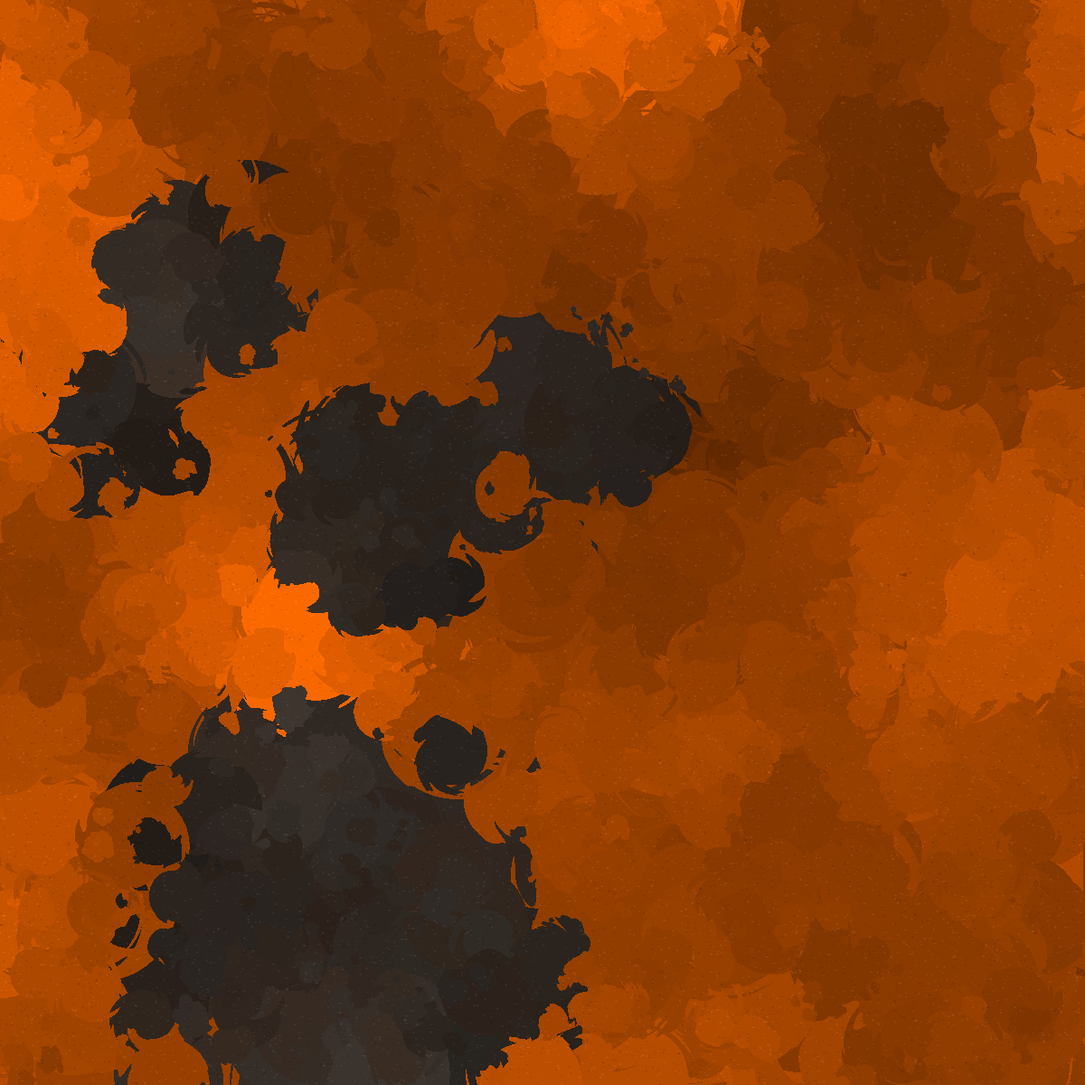
Frame 1 (no input)
Frame 60 (the mouse pressed at the canvas centre just before this capture): identical to frame 1, image omitted
Frame 120 (the mouse held since frame 60 and released just before this capture): identical to frame 1, image omitted

The Processing sketch that drew this single still picture (run headless with seeded random() and noise(); from frame 60 on, the mouse is pressed at the canvas centre):

// Processing sketch: CCGame_Iterate001
// ── CCGame_Iterate001.pde
/* //<>//
 Q1. Aspect ratio.
 Q2. What are the main colors of the image? Orange, black.
 Q3. Is it more geometric or organic?
 Q4. How many areas of color are there?
 Q5. Are the edges broken or smooth?
 Q6. Are the surfaces noisy or smooth?
*/
PVector[] p;
void setup() {
  size(1200, 1200);
  smooth(0);
  colorMode(HSB, 100);
  noStroke();
  doit();
}
void draw() {
}
void keyPressed() {
  if(key == ' ') {
    doit();
  }
  if(key == 's') {
    save((System.currentTimeMillis() / 1000) + ".png");
  }
}
void doit() {
  background(7, 100, 70);
  p = new PVector[(int)random(5, 8)];
  for (int i=0; i<p.length; i++) {
    p[i] = new PVector(random(width*0.1, width*0.9), random(height*0.1, height*0.9));
  }
  int count = 1500;
  for (int i=0; i<count; i++) {
    color c;
    PVector pc = new PVector(random(width), random(height));
    boolean near = false;
    for (int j=0; j<p.length; j++) {
      if (pc.dist(p[j]) < width/(5+j*2)) {        
        near = true;        
        break;
      }
    }
    if (!near) {
      c = color(7, 100, 20 + 100 * noise(pc.x * 0.003, pc.y * 0.003));
    } else {
      c = color(7, random(20, 40), 10 + 18 * noise(pc.x * 0.006, pc.y * 0.006));
    }
    fill(c);
    float norm = map(i, 0, count, 1, 0);
    norm *= norm;
    myShape(pc.x, pc.y, map(norm, 1, 0, width/5, 6));
  }

  blendMode(ADD);
  fill(5);
  myFilter();

  blendMode(BLEND);
  fill(0, 10);
  myFilter();
}
void myFilter() {
  for (int i=0; i<15000; i++) {
    float x = random(width);
    float y = random(height);
    color c = get((int)x, (int)y);
    float r = random(1, 3);
    ellipse(x, y, r, r);
  }
}
void myShape(float x, float y, float r) {
  beginShape();
  for (float a=0; a<TAU; a+=0.01) { 
    float r2 = r * noise(x*0.2, y*0.2, a * 0.8);
    float a2 = a + sin(r2 * 0.1);
    vertex(x + r2 * cos(a2), y + r2 * sin(a2));
  }
  endShape();
}
